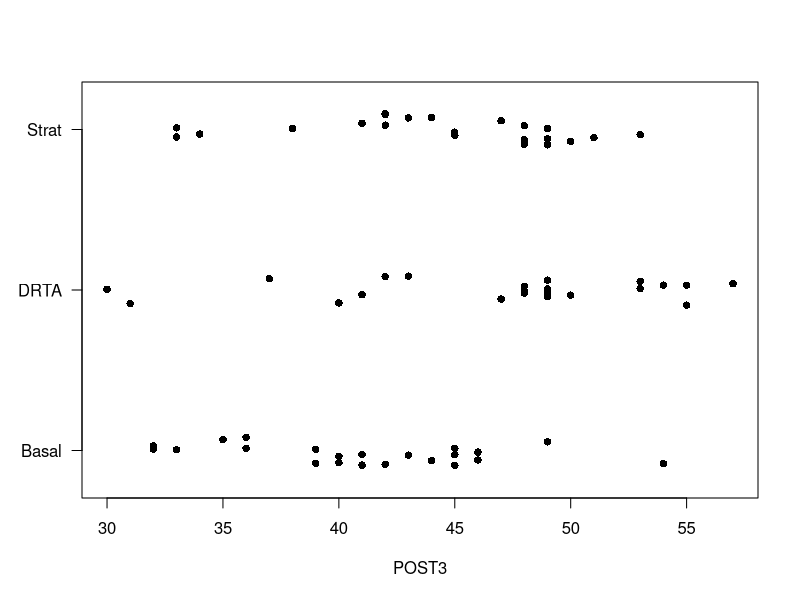
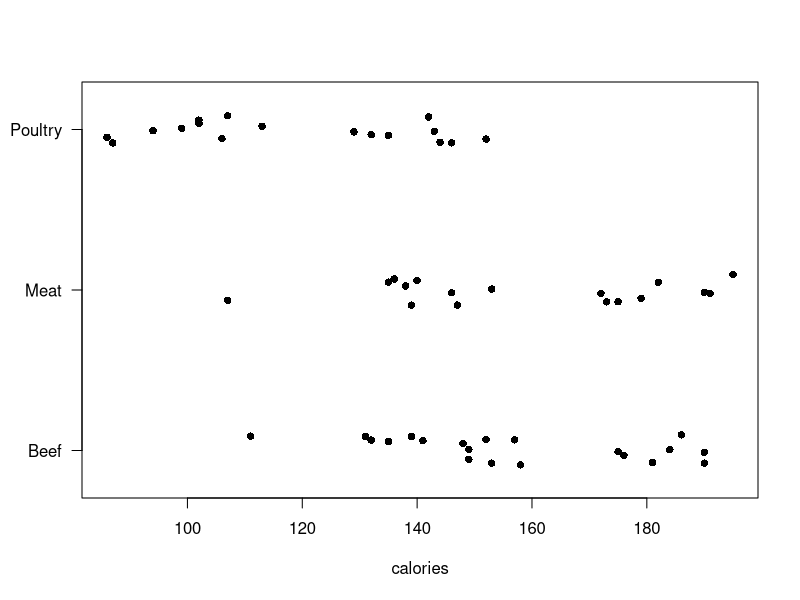
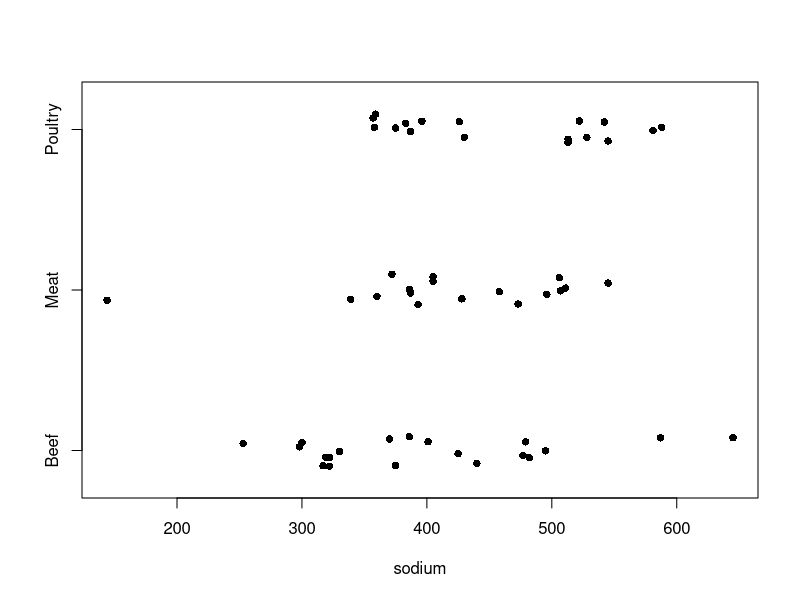
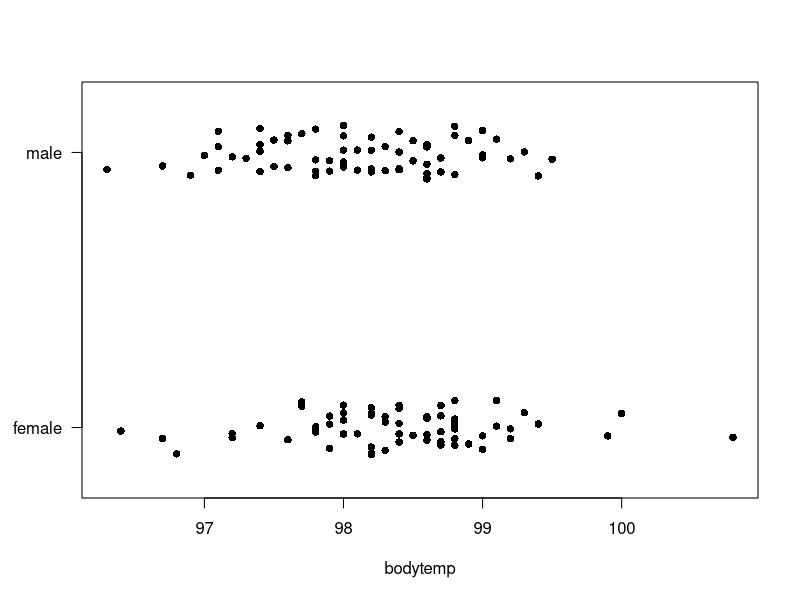
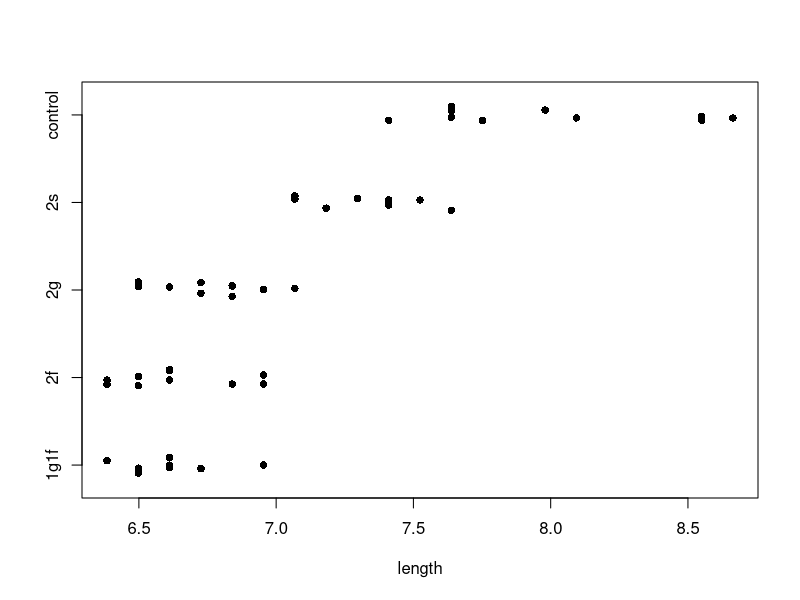
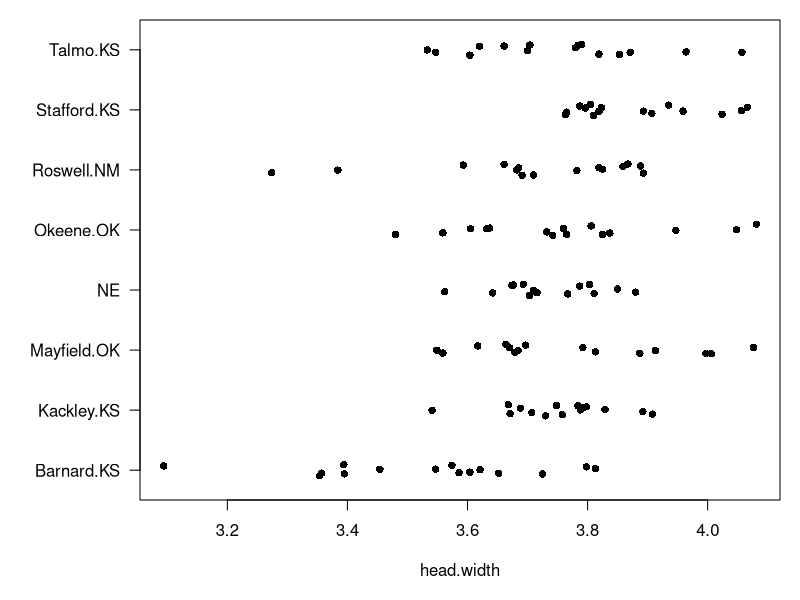
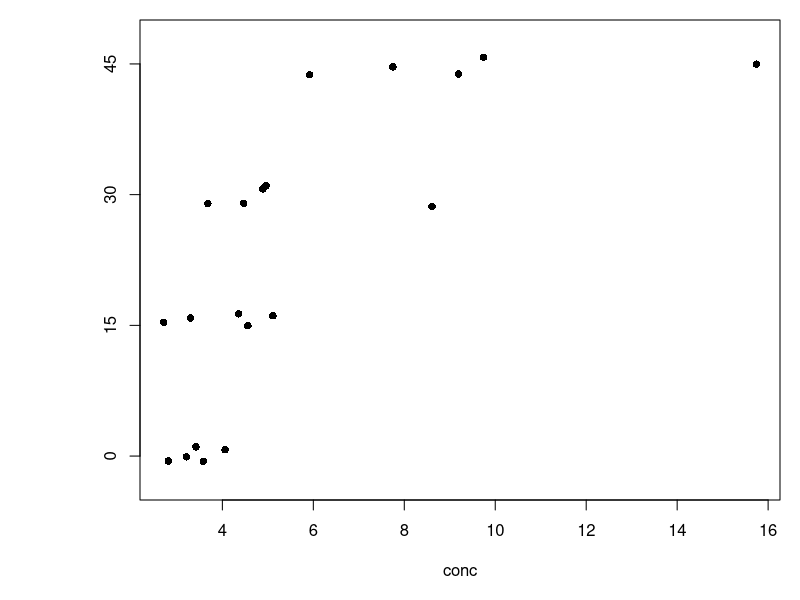
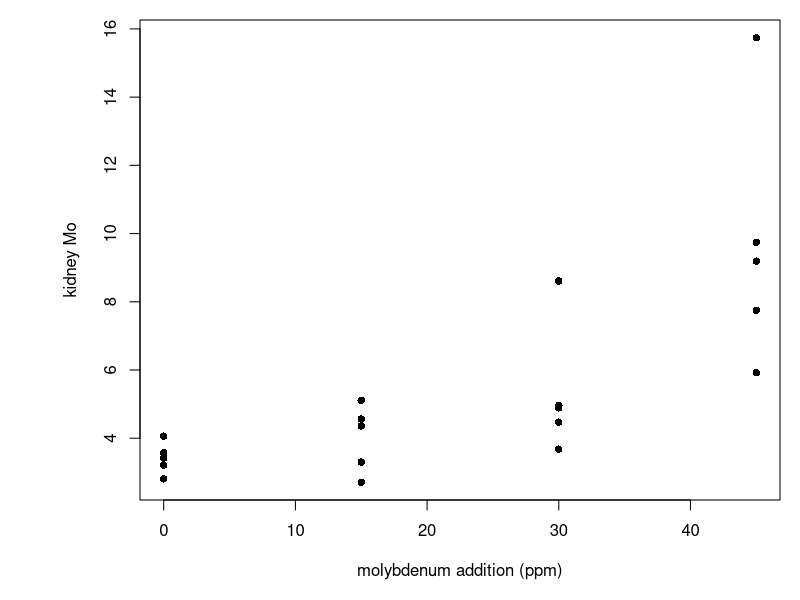

Write R code to recreate these figures, in order.
## ---- chunk 1
library(magrittr)  # for piping
# library(SASmarkdown)  # SASMarkdown is no longer available on CRAN, but there are archived versions there.  I can download and install locally if I want to use it, but I don't think I use this any more.
# library(kableExtra) generates an error; might need to update R version to make this work

# for help using SAS in Markdown see 
# https://www.r-bloggers.com/2019/09/create-rmarkdown-document-with-sas-code-and-output-sas-engine/
## ---- chunk 2
knitr::opts_chunk$set(fig.width = 5, fig.height = 4.5, fig.align = "center") 
## ---- chunk 3
reading <- read.table("data/reading.txt", head = T, stringsAsFactors = T)
with(reading, stripchart(POST3 ~ Group, method = "jitter", pch = 16, las = 1))
## ---- chunk 4
hotdog <- read.table("data/hotdog.txt", head = T, stringsAsFactors = TRUE)
with(hotdog, stripchart(calories ~ type, method = "jitter", pch = 16, las = 1))
## ---- chunk 5
options(knitr.kable.NA = '') 

sources <- c("Groups", "Error", "Total")

df <- c("$g-1$", "$n_T-g$", "$n_T-1$")

SS <- c("$SS_{Groups}$", "$SS_{Error}$", "$SS_{Total}$")

MS <- c("$MS_{Groups}$", "$MS_{Error}$", NA)

Fstat <- c("$MS_{Groups} / MS_{Error}$", NA, NA)

pval <- rep(NA, 3)

one_factor_anova_table <- data.frame(cbind(sources, df, SS, MS, Fstat, pval))

colnames(one_factor_anova_table) = c("source", "df", "SS", "MS", "$F$", "$p$")
                            
knitr::kable(format="html",
             one_factor_anova_table, 
             escape = FALSE) 

# eventually I want 
#knitr::kable(format="html",
#             df_accounting, 
#             escape = FALSE) %>% kable_styling()
#
# but this requires loading kableExtra, which I can't figure out how to do right now.
## ---- chunk 6
fm1 <- lm(calories ~ type, data = hotdog)
anova(fm1) 
## ---- chunk 7
options(knitr.kable.NA = '') 
anova(fm1) %>% knitr::kable(format = "html")
## ---- chunk 8
with(hotdog, stripchart(sodium ~ type, method = "jitter", pch = 16))
fm2 <- lm(sodium ~ type, data = hotdog)
anova(fm2)
## ---- chunk 9
summary(fm1)
## ---- chunk 10
bodytemp <- read.table("data/bodytemp.txt", head = T, stringsAsFactors = T)
with(bodytemp, stripchart(bodytemp ~ gender, method = 'jitter', pch = 16, las = 1))
## ---- chunk 11
t.test(bodytemp ~ gender, data = bodytemp, var.equal = TRUE)
## ---- chunk 12
anova(lm(bodytemp ~ gender, data = bodytemp))
## ---- chunk 13
pea <- read.table("data/pea.txt", head = T, stringsAsFactors = T)
with(pea, stripchart(length ~ trt, method = "jitter", pch = 16))
## ---- chunk 14
beetle <- read.table("data/beetle.txt", head = T, stringsAsFactors = T)
par(mar = c(5, 7, 1, 1))
with(beetle, stripchart(head.width ~ site, method = "jitter", pch = 16, las = 1))
## ---- chunk 15
molybdenum <- read.csv("data/molybdenum.csv", head = T)
with(molybdenum, stripchart(conc ~ diet, method = "jitter", pch = 16))
## ---- chunk 16
with(molybdenum, plot(conc ~ diet, xlab = "molybdenum addition (ppm)", ylab = "kidney Mo", pch = 16))
## ---- chunk 17
with(molybdenum, plot(log(conc) ~ diet, xlab = "molybdenum addition (ppm)", ylab = "log(kidney Mo)", pch = 16))
